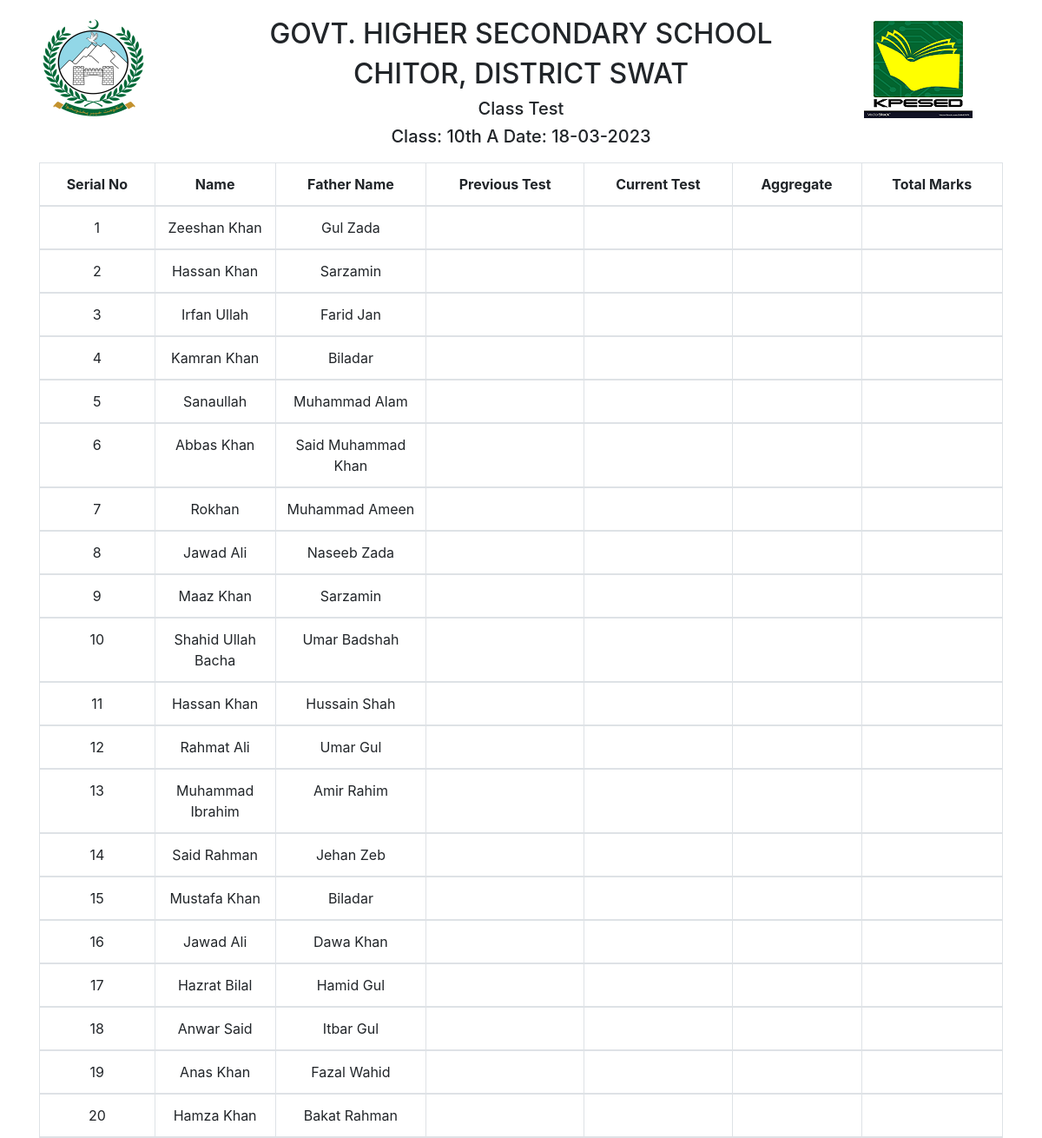
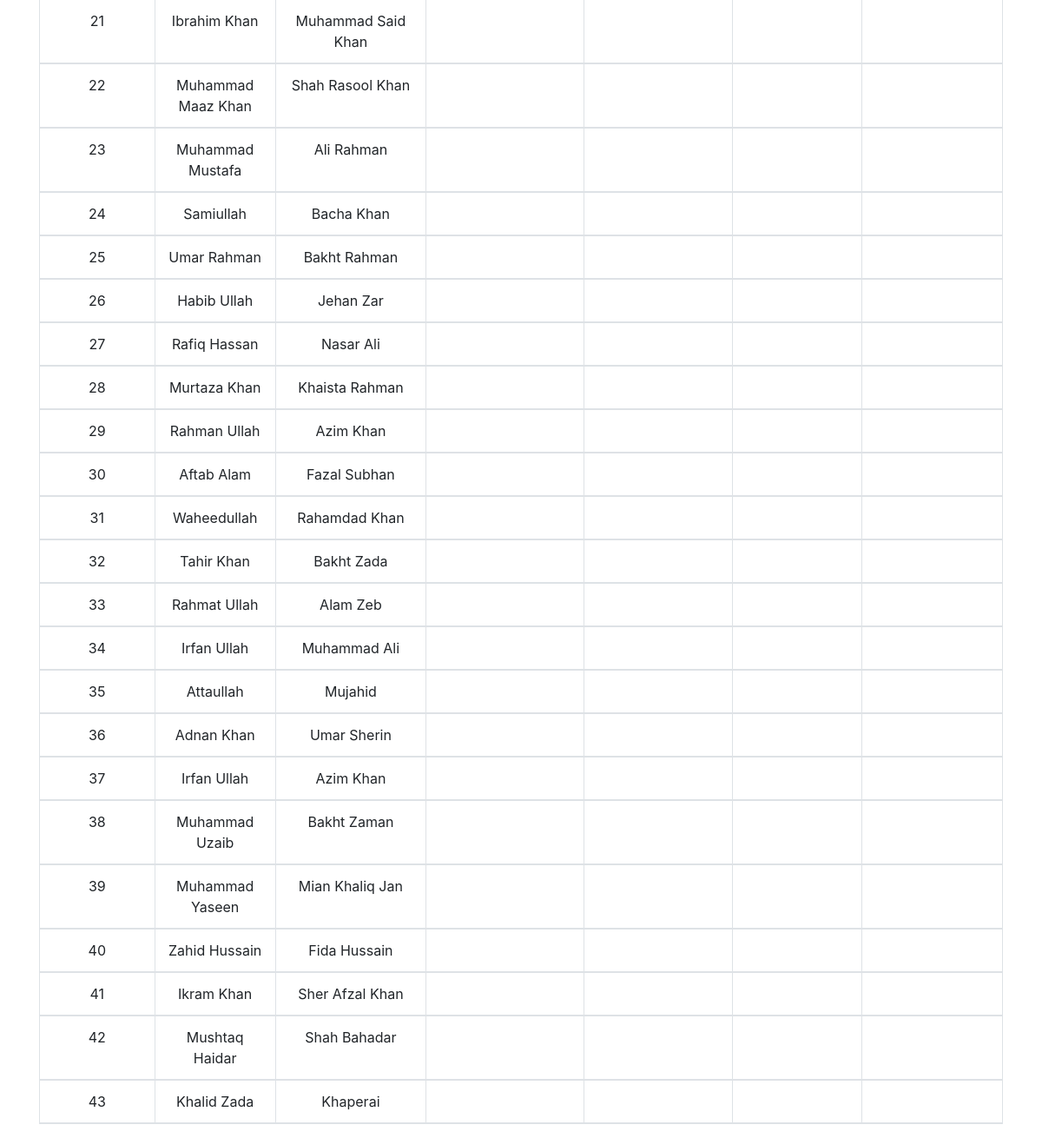
Page /class_test_ayaz.php?class=10th A on the earlier database version (2 pictures, top to bottom).
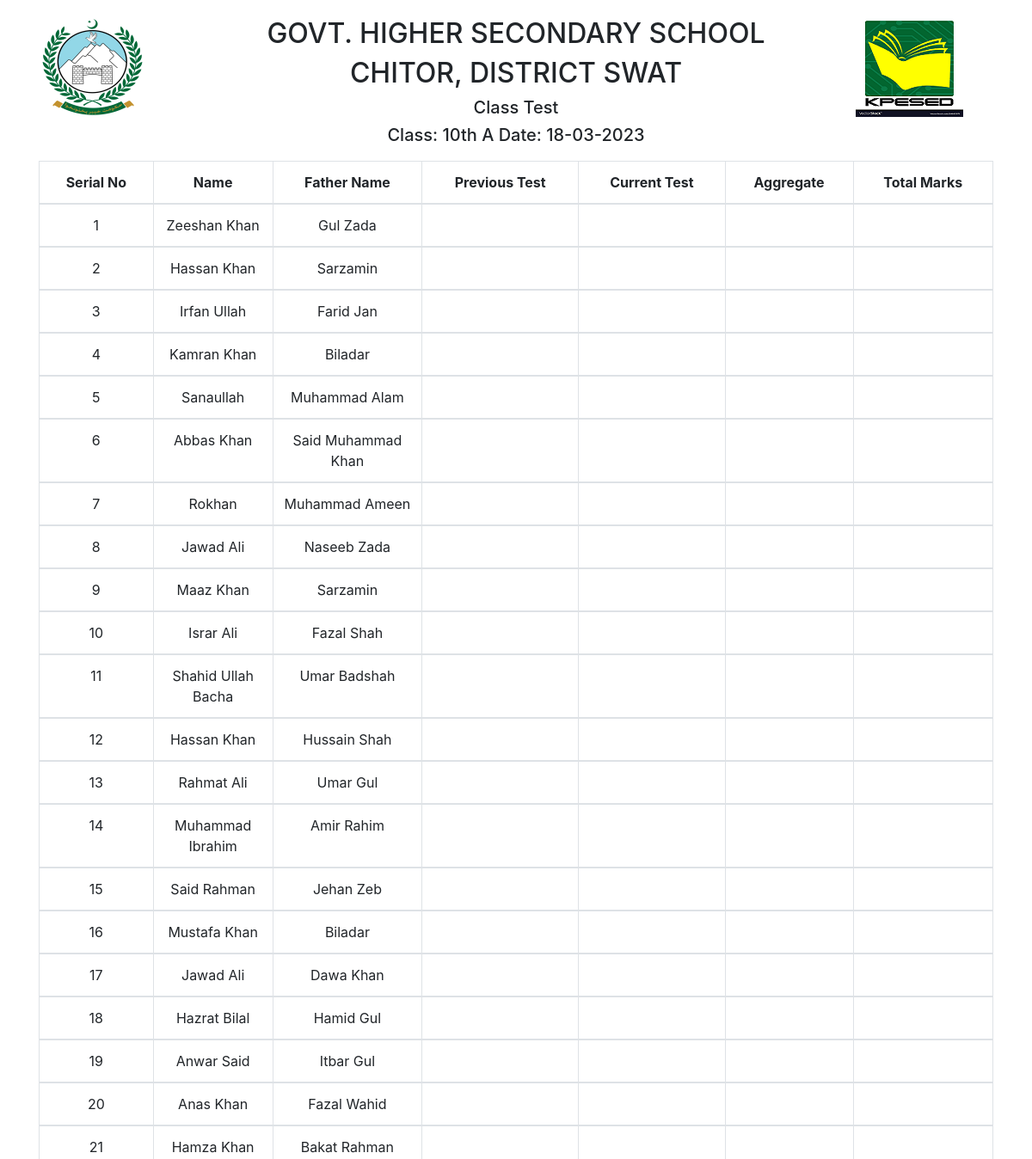
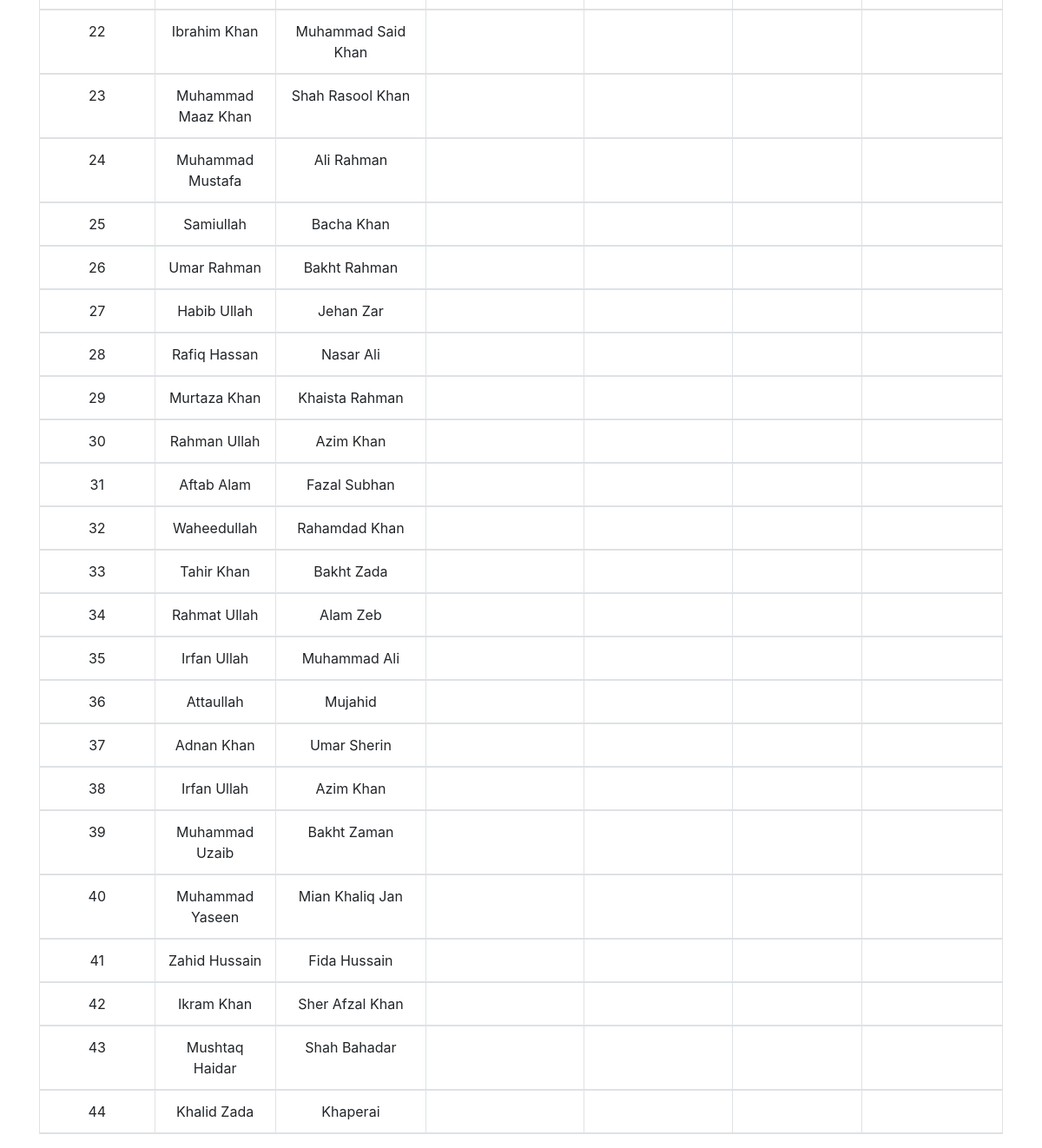
Same page on the later database version (2 pictures, top to bottom).
### tables this page shows
CREATE TABLE IF NOT EXISTS `students_info` (
  `Roll_No` int(11) NOT NULL,
  `Name` varchar(100) NOT NULL,
  `FName` varchar(100) NOT NULL,
  `Dob` date DEFAULT NULL,
  `Mobile_No` varchar(12) NOT NULL DEFAULT '03',
  `Admission_Date` date DEFAULT NULL,
  `Admission_No` int(6) DEFAULT NULL,
  `Father_Cnic` varchar(15) DEFAULT NULL,
  `Student_Form_B` varchar(15) DEFAULT NULL,
  `School` varchar(200) NOT NULL DEFAULT 'GHSS CHITOR',
  `Class` enum('5th','6th A','6th B','7th','8th A','8th B','8th','10th A','10th B','9th A','9th B','6th','7th A','7th B','4th','11th') NOT NULL,
  `Class_Position` varchar(20) DEFAULT NULL,
  `Status` int(11) NOT NULL DEFAULT '1',
  PRIMARY KEY (`Roll_No`),
  UNIQUE KEY `uniqe_adm` (`Admission_No`)
);

### class_test_ayaz.php (the view, shortened to what this page needs)
<?php
require_once 'sand_box.php';
$link=connect();
Page_Header('Class Test Ayaz');
?>
</head>
<body>
<?php
    $class_name=$_GET['class'];
    $class_name=str_replace('\'', '', $class_name);
?>
<div class="container">
    <div class="row m-t-1">
        <div class="log col-sm-2">
            <img src="./images/khyber.png" alt="khyber">
        </div>
        <div class="header text-center col-sm-8">
            <h2>GOVT. HIGHER SECONDARY SCHOOL </h2>
            <h2>CHITOR, DISTRICT SWAT  </h2>
            <h5>Class Test </h5>
            <h5>
                Class: <?php echo $class_name; ?>
                Date: <?php  echo date('d-m-Y') ?>
            </h5>
        </div>
        <div class="logo2 col-sm-2">
        <img src="./images/kpesed.png" alt="kpesed.png">
        </div>
    </div>
</div>
<div class="container">
    <table class="table table-bordered" id="award-list">
        <thead>
    <tr> <th>Serial No</th> <th>Name</th> <th>Father Name</th> <th>Previous Test</th>
         <th> Current Test</th><th>Aggregate</th><th>Total Marks</th> </tr>
    <thead>
        <?php
        $q="Select * from students_info
        WHERE Class='$class_name'
        AND School='GHSS CHITOR'
        AND Status='1' Order by Roll_No ASC";
        $qr=mysqli_query($link, $q) or die('Error in Q 1'.mysqli_error($link));
        $i=1;
        while ($qfa=mysqli_fetch_assoc($qr)) {
            echo  '<tr><td>'.$i. '</td><td>'.$qfa['Name']. '</td>
            <td>'.$qfa['FName']. '</td> <td></td> <td> </td>
            <td> </td> <td></td></tr>';
            $i++;
        }
        ?>
    </table>
</div>
<?php
    Page_close();
?>

### sand_box.php (shortened to what this page needs)
<?php
function Page_header($page_name)
{
    echo '<!DOCTYPE html>
<html lang="en">
    <head>
        <title>' .$page_name.  '</title>
        <meta charset="utf-8">
        <meta name="viewport" content="width=device-width, initial-scale=1">
        <link rel="stylesheet" href="css/bootstrap.min.css">
        <link rel="stylesheet" href="css/custom.css">
        <link rel="stylesheet" href="css/style.css">
        <script type="text/javascript" src="js/jquery3.6.js">  </script>
        <script type="text/javascript" src="js/bootstrap.bundle.js"></script>
        <script type="text/javascript" src="js/bootstrap.bundle.min.js.map"></script>
        <script type="text/javascript" src="js/custom.js"></script>';
}
function Page_close()
{
    echo'</body>
		</html>';
}
?>

### css/style.css (style rules this page uses)
table { text-align: center; margin: 10px auto; width: 90%; }
table td { max-width: 100px; }
.text-center { text-align: center; }
.m-t-1 { margin-top:20px; }

Differences in the rows shown:
now on this page (row edited): students_info: Name "Israr Ali", FName "Fazal Shah"
